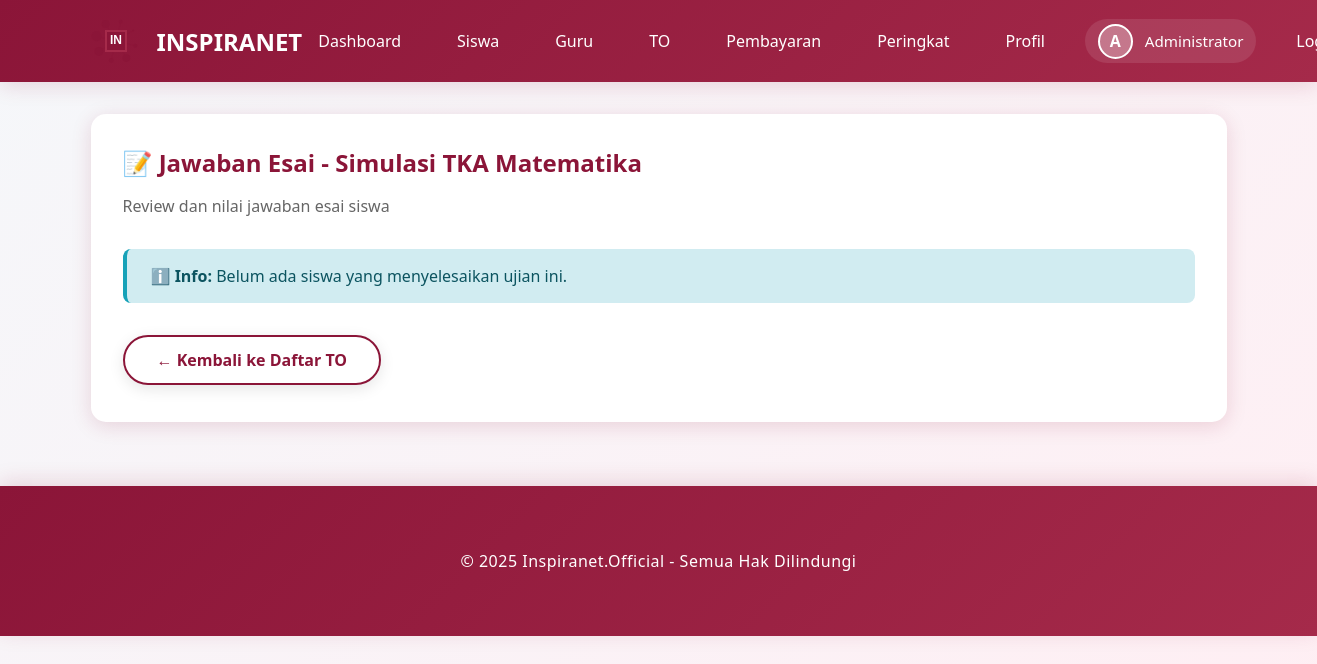
Page /admin/exams/1/essay_answers (signed in) on the committed database.
### models.py (models this page shows, shortened)
class User(UserMixin, db.Model):
    __tablename__ = 'users'
    id = db.Column(db.Integer, primary_key=True)
    email = db.Column(db.String(120), unique=True, nullable=False)
    password_hash = db.Column(db.String(255), nullable=False)
    full_name = db.Column(db.String(100), nullable=False)
    role = db.Column(db.String(20), nullable=False, default='student')
    inspira_branch = db.Column(db.String(50), nullable=True)
    class_level = db.Column(db.String(20), nullable=True)
    school_name = db.Column(db.String(150), nullable=True)
    phone_number = db.Column(db.String(20), nullable=True)
    profile_photo = db.Column(db.String(255), nullable=True)
    created_at = db.Column(db.DateTime, default=datetime.utcnow)
    exam_attempts = db.relationship('ExamAttempt', backref='user', lazy=True, cascade='all, delete-orphan')
    payments = db.relationship('Payment', backref='user', lazy=True, cascade='all, delete-orphan')
    leaderboard_entries = db.relationship('Leaderboard', backref='user', lazy=True, cascade='all, delete-orphan')

class Exam(db.Model):
    __tablename__ = 'exams'
    id = db.Column(db.Integer, primary_key=True)
    title = db.Column(db.String(200), nullable=False)
    description = db.Column(db.Text, nullable=True)
    duration_minutes = db.Column(db.Integer, nullable=False, default=120)
    total_questions = db.Column(db.Integer, nullable=False, default=0)
    is_premium = db.Column(db.Boolean, default=False)
    price = db.Column(db.Integer, default=0)
    is_active = db.Column(db.Boolean, default=True)
    start_time = db.Column(db.DateTime, nullable=True)
    end_time = db.Column(db.DateTime, nullable=True)
    created_by = db.Column(db.Integer, db.ForeignKey('users.id'), nullable=False)
    created_at = db.Column(db.DateTime, default=datetime.utcnow)
    questions = db.relationship('Question', backref='exam', lazy=True, cascade='all, delete-orphan')
    attempts = db.relationship('ExamAttempt', backref='exam', lazy=True, cascade='all, delete-orphan')
    payments = db.relationship('Payment', backref='exam', lazy=True, cascade='all, delete-orphan')
    leaderboard_entries = db.relationship('Leaderboard', backref='exam', lazy=True, cascade='all, delete-orphan')

### app.py (the view)
@app.route('/admin/exams/<int:exam_id>/essay_answers')
@login_required
def admin_view_essay_answers(exam_id):
    if current_user.role not in ['admin', 'teacher']:
        flash('Akses ditolak!', 'danger')
        return redirect(url_for('index'))
    exam = Exam.query.get_or_404(exam_id)
    attempts = ExamAttempt.query.filter_by(exam_id=exam_id, is_completed=True).all()
    essay_questions = Question.query.filter_by(exam_id=exam_id, question_type='essay').all()
    return render_template('essay_answers.html',
                         exam=exam,
                         attempts=attempts,
                         essay_questions=essay_questions)

### app.py (called while the page is built)
@login_manager.user_loader
def load_user(user_id):
    return User.query.get(int(user_id))

@app.before_request
def ensure_db():
    if not hasattr(app, '_db_initialized'):
        app._db_initialized = True
        init_database()

### templates/essay_answers.html (shortened to what this page needs)
{% extends "base.html" %}
{% block content %}
<div class="card">
    <h2 style="color: var(--primary-color);">📝 Jawaban Esai - {{ exam.title }}</h2>
    <p style="color: #666; margin-bottom: 2rem;">Review dan nilai jawaban esai siswa</p>
    {% if not essay_questions %}
    <div class="alert alert-info">
        <strong>ℹ️ Info:</strong> Tidak ada soal esai pada ujian ini.
    </div>
    {% else %}
    {% if not attempts %}
    <div class="alert alert-info">
        <strong>ℹ️ Info:</strong> Belum ada siswa yang menyelesaikan ujian ini.
    </div>
    {% endif %}
    {% endif %}
    <div style="margin-top: 2rem;">
        <a href="{{ url_for('admin_exams') if current_user.role == 'admin' else url_for('teacher_exams') }}"
           class="btn btn-secondary">← Kembali ke Daftar TO</a>
    </div>
</div>
{% endblock %}

### templates/base.html (shortened to what this page needs)
<!DOCTYPE html>
<html lang="id">
<head>
    <link rel="stylesheet" href="{{ url_for('static', filename='css/style.css') }}">
</head>
<body>
    <nav class="navbar">
        <div class="container">
            <a href="{{ url_for('index') }}" class="navbar-brand">
                <div id="logo-animation" class="logo-container"></div>
                <span>INSPIRANET</span>
            </a>
            <ul class="navbar-nav" id="navbarMenu">
                {% if current_user.is_authenticated %}
                    {% if current_user.role == 'admin' %}
                        <li><a href="{{ url_for('admin_dashboard') }}" onclick="closeMobileMenu()">Dashboard</a></li>
                        <li><a href="{{ url_for('admin_students') }}" onclick="closeMobileMenu()">Siswa</a></li>
                        <li><a href="{{ url_for('admin_teachers') }}" onclick="closeMobileMenu()">Guru</a></li>
                        <li><a href="{{ url_for('admin_exams') }}" onclick="closeMobileMenu()">TO</a></li>
                        <li><a href="{{ url_for('admin_payments') }}" onclick="closeMobileMenu()">Pembayaran</a></li>
                    {% else %}
                        <li><a href="{{ url_for('student_dashboard') }}" onclick="closeMobileMenu()">Dashboard</a></li>
                        <li><a href="{{ url_for('student_exams') }}" onclick="closeMobileMenu()">Daftar TO</a></li>
                    {% endif %}
                    <li><a href="{{ url_for('all_leaderboards') }}" onclick="closeMobileMenu()">Peringkat</a></li>
                    <li><a href="{{ url_for('profile') }}" onclick="closeMobileMenu()">Profil</a></li>
                    <li class="user-profile">
                        <div class="profile-info">
                            {% if current_user.profile_photo %}
                            <img src="{{ url_for('uploaded_file', filename='profiles/' + current_user.profile_photo) }}" alt="{{ current_user.full_name }}" class="profile-photo-nav">
                            {% else %}
                            <div class="profile-photo-placeholder">{{ current_user.full_name[0].upper() }}</div>
                            {% endif %}
                            <span class="profile-name">{{ current_user.full_name }}</span>
                        </div>
                    </li>
                    <li><a href="{{ url_for('logout') }}" onclick="closeMobileMenu()">Logout</a></li>
                {% else %}
                    <li><a href="{{ url_for('login') }}" onclick="closeMobileMenu()">Login</a></li>
                    <li><a href="{{ url_for('register') }}" onclick="closeMobileMenu()">Daftar</a></li>
                {% endif %}
            </ul>
        </div>
    </nav>
    <div class="container">
        {% block content %}{% endblock %}
    </div>
    <footer class="footer">
        <div class="container">
            <p>&copy; 2025 Inspiranet.Official - Semua Hak Dilindungi</p>
        </div>
    </footer>
</body>
</html>

### static/css/style.css (style rules this page uses)
:root { --primary-color: #8B1538; --secondary-color: #A52A4A; --accent-color: #C94060; --dark-color: #4A0E1F; --light-color: #FFE5EC; --text-dark: #2C1810; --text-light: #FFFFFF; --shadow: 0 4px 20px rgba(139, 21, 56, 0.15); --shadow-hover: 0 8px 35px rgba(139, 21, 56, 0.25); --shadow-active: 0 12px 45px rgba(139, 21, 56, 0.35); }
* { margin: 0; padding: 0; box-sizing: border-box; }
body { font-family: 'Segoe UI', Tahoma, Geneva, Verdana, sans-serif; background: linear-gradient(135deg, #f5f7fa 0%, #ffeef3 100%); color: var(--text-dark); min-height: 100vh; }
.navbar { background: linear-gradient(135deg, var(--primary-color) 0%, var(--secondary-color) 100%); padding: 1rem 0; box-shadow: var(--shadow); position: sticky; top: 0; z-index: 1000; }
.navbar .container { max-width: 1200px; margin: 0 auto; padding: 0 2rem; display: flex; justify-content: space-between; align-items: center; }
.navbar-brand { display: flex; align-items: center; gap: 1rem; color: var(--text-light); text-decoration: none; font-size: 1.5rem; font-weight: bold; }
.logo-container { position: relative; width: 50px; height: 50px; }
.navbar-nav { display: flex; gap: 1.5rem; list-style: none; align-items: center; }
.navbar-nav a { color: var(--text-light); text-decoration: none; padding: 0.5rem 1rem; border-radius: 5px; transition: all 0.3s ease; }
.user-profile { display: flex; align-items: center; }
.profile-info { display: flex; align-items: center; gap: 0.75rem; padding: 0.3rem 0.8rem; background: rgba(255, 255, 255, 0.1); border-radius: 25px; }
.profile-photo-placeholder { width: 35px; height: 35px; border-radius: 50%; background: rgba(255, 255, 255, 0.3); display: flex; align-items: center; justify-content: center; font-weight: bold; color: white; border: 2px solid white; }
.profile-name { color: white; font-weight: 500; font-size: 0.95rem; }
.container { max-width: 1200px; margin: 2rem auto; padding: 0 2rem; }
.btn { display: inline-block; padding: 0.75rem 2rem; border: none; border-radius: 25px; font-size: 1rem; font-weight: 600; text-decoration: none; cursor: pointer; transition: all 0.4s cubic-bezier(0.68, -0.55, 0.265, 1.55); box-shadow: 0 4px 15px rgba(0, 0, 0, 0.1); position: relative; overflow: hidden; }
.btn::before { content: ''; position: absolute; top: 50%; left: 50%; width: 0; height: 0; border-radius: 50%; background: rgba(255, 255, 255, 0.2); transform: translate(-50%, -50%); transition: width 0.6s, height 0.6s; }
.btn-secondary { background: white; color: var(--primary-color); border: 2px solid var(--primary-color); }
.card { background: white; border-radius: 15px; padding: 2rem; box-shadow: var(--shadow); margin-bottom: 2rem; animation: fadeInUp 0.8s cubic-bezier(0.68, -0.55, 0.265, 1.55); transition: all 0.4s ease; }
.card h2 { color: var(--primary-color); margin-bottom: 1rem; }
.alert { padding: 1rem 1.5rem; border-radius: 8px; margin-bottom: 1rem; animation: slideDown 0.3s ease; }
.alert-info { background: #d1ecf1; color: #0c5460; border-left: 4px solid #17a2b8; }
.alert { animation: slideDown 0.4s ease; }
.footer { background: linear-gradient(135deg, var(--primary-color) 0%, var(--secondary-color) 100%); color: var(--text-light); text-align: center; padding: 2rem 0; margin-top: 4rem; box-shadow: 0 -4px 20px rgba(139, 21, 56, 0.15); }
.footer p { margin: 0; font-size: 1rem; font-weight: 500; letter-spacing: 0.5px; }

### rows in the picture
User: full_name "A", full_name "Administrator"
Exam: title "Simulasi TKA Matematika"
